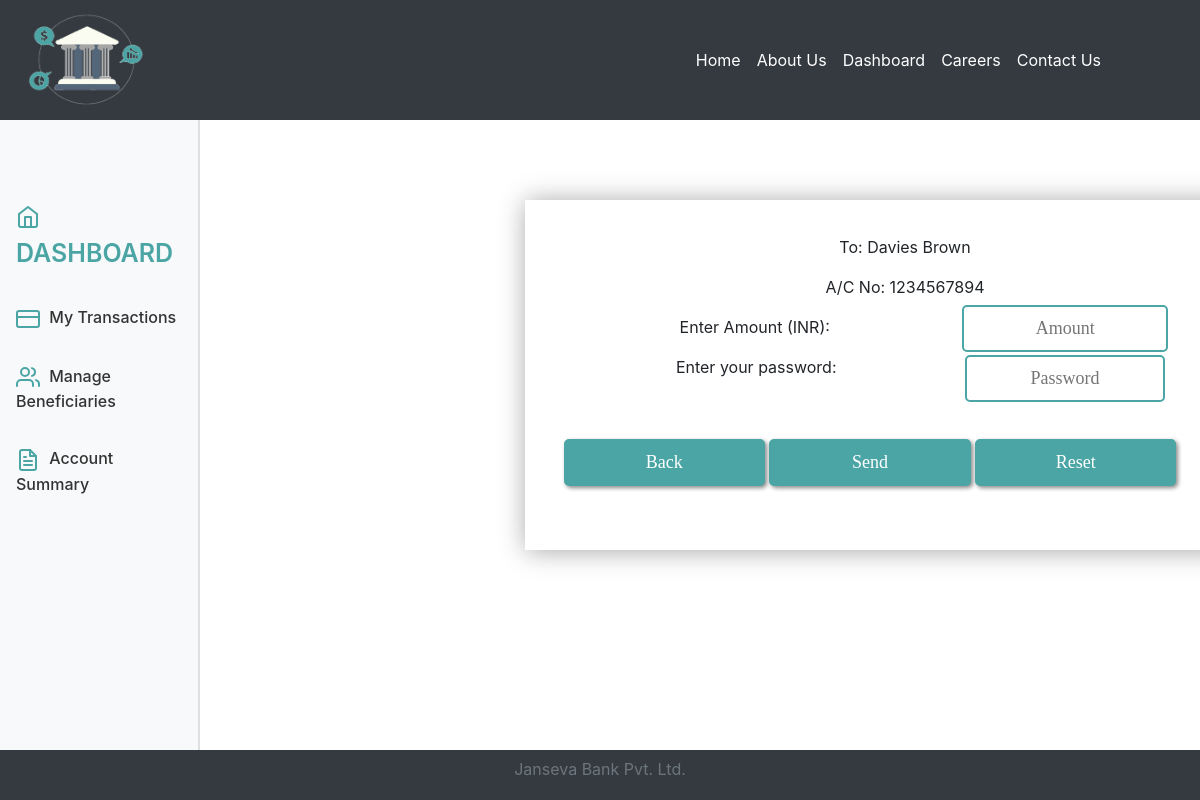
Page /send_funds.php?cust_id=4 on the committed database.
### tables this page shows
CREATE TABLE IF NOT EXISTS `customer` (
  `cust_id` int(11) NOT NULL AUTO_INCREMENT,
  `first_name` varchar(30) DEFAULT NULL,
  `last_name` varchar(30) DEFAULT NULL,
  `gender` varchar(10) DEFAULT NULL,
  `dob` date DEFAULT NULL,
  `aadhar_no` int(11) DEFAULT NULL,
  `email` varchar(30) DEFAULT NULL,
  `phone_no` varchar(20) DEFAULT NULL,
  `address` varchar(255) DEFAULT NULL,
  `branch` varchar(30) DEFAULT NULL,
  `account_no` int(11) DEFAULT NULL,
  `pin` int(4) DEFAULT NULL,
  `uname` varchar(30) DEFAULT NULL,
  `pwd` varchar(30) DEFAULT NULL,
  PRIMARY KEY (`cust_id`),
  UNIQUE KEY `aadhar_no` (`aadhar_no`),
  UNIQUE KEY `email` (`email`),
  UNIQUE KEY `phone_no` (`phone_no`),
  UNIQUE KEY `account_no` (`account_no`),
  UNIQUE KEY `uname` (`uname`)
);

### send_funds.php (the view, shortened to what this page needs)
<?php
    require('accountheader.php');
    if (isset($_GET['cust_id'])) {
        $id = $_GET['cust_id'];
    }
    $sql0 = "SELECT * FROM customer WHERE cust_id=".$id;
    $result0 = $conn->query($sql0);
    $row0 = $result0->fetch_assoc();
?>
    <section class="trans-body">
        <form class="fund-form" action="send_funds_action.php?cust_id=<?php echo $id ?>"  method="POST">
            <ul style="text-align: center; width: 800px;">
                <li style="margin-left: 60px;">
                    <p> To: <?php echo $row0["first_name"]." ".$row0["last_name"] ?> </p>
                    <p> A/C No: <?php echo $row0["account_no"] ?> </p>
                </li>
                <li>
                    <p style="margin-left: 7px;">
                        Enter Amount (INR): <input style="margin-top: -10px; margin-left: 20px;" type="text" name="amt" class="field-style field-split align-right" placeholder="Amount" />
                    </p>
                    <p style="margin-left: 10px;">
                        Enter your password: <input style="margin-top: 0; width: 200px; margin-right: -222.5px;" type="password" name="password" class="field-style field-split align-right" placeholder="Password" />
                    </p>
                </li>
                <li style="margin-top: 50px; padding: 10px;" class="btn-group">
                    <a class="button field-style field-split" style="margin-left: -10px;" href="/jansevabank/beneficiaries.php">Back</a>
                    <button class="button field-style field-split"  type="submit"> Send </button>
                    <button type="reset" class="reset button field-style field-split" onclick="return confirmReset();">Reset</button>
                </li>
            </ul>
        </form>
    </section>
<?php
    require('footer.php');
?>

### accountstyle.css (style rules this page uses)
form { display: -webkit-flex; display: flex; flex-direction: row; width: 1000px; height: 350px; }
input[type=text], input[type=password] { font-family: Cambria, Cochin, Georgia, Times, 'Times New Roman', serif; color: #343a40; text-align: center; font-size: 18px; margin: 22px; margin-left: -25%; padding: 10px 5px; width: 250px; }
.fund-form { max-width: 700px; padding: 30px; box-shadow: 1px 1px 25px rgba(0, 0, 0, 0.35); margin-top: 200px; margin-left: 75%; text-align: center; }
.fund-form ul { padding: 5px; margin: 0; list-style: none; }
.fund-form ul li { display: block; margin-bottom: 10px; min-height: 35px; }
.fund-form ul li .field-style { box-sizing: border-box; -webkit-box-sizing: border-box; -moz-box-sizing: border-box; padding: 8px; outline: none; border-radius: 5px; border: 2px solid #4ba5a5; }
.fund-form ul li .field-split { width: 33%; }
.fund-form ul li input.align-right { float:right; }
.button { background-color: #4ba5a5; color: white; font-family: Cambria, Cochin, Georgia, Times, 'Times New Roman', serif; padding: 15px 32px; text-align: center; display: inline-block; font-size: 18px; box-shadow: 2px 2px 4px #888888; border-radius: 1px; text-decoration: none !important; }

### rows in the picture
customer: first_name "Davies", last_name "Brown", account_no "1234567894"
